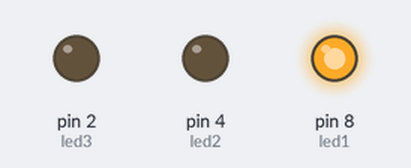
The sketch below on a simulated Arduino Uno, built with avr-gcc and run on an emulated ATmega328P. Parts: output pins drawn as LEDs (lit = HIGH).

Above: at 0.5 s.
At 2.5 s:
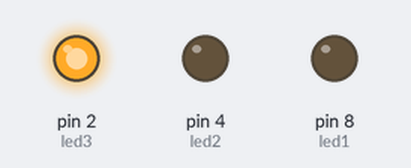
At 3.5 s:
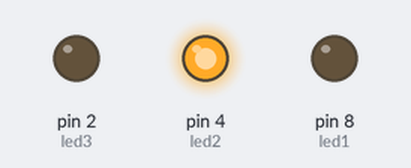
Timing chart, 0 to 5.2 s (numbered marks = the images above):
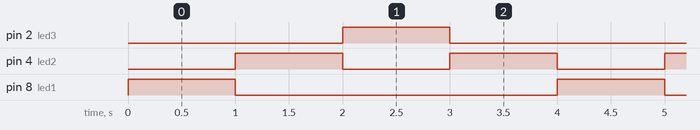

Measured:
- by itself, pin 2 (led3), pin 8 (led1): alternates HIGH for 1.0 s and LOW for 3.0 s
- by itself, pin 4 (led2): alternates HIGH for 1.0 s and LOW for 1.0 s
- by itself, everything shown: repeats every 4.0 s, in 4 steps

The sketch:

TRAFFIC_LIGHT.ino
```cpp
const int led1=8;
const int led2=4;
const int led3=2;
void setup() {
  pinMode(led1,OUTPUT);
  pinMode(led2,OUTPUT);
  pinMode(led3,OUTPUT);
}
void loop() {
  digitalWrite(led1,HIGH);
  digitalWrite(led2,LOW);
  digitalWrite(led3,LOW);
  delay(1000);
  digitalWrite(led1,LOW);
  digitalWrite(led2,HIGH);
  digitalWrite(led3,LOW);
  delay(1000);
  digitalWrite(led1,LOW);
  digitalWrite(led2,LOW);
  digitalWrite(led3,HIGH);
  delay(1000);
  digitalWrite(led1,LOW);
  digitalWrite(led2,HIGH);
  digitalWrite(led3,LOW);
  delay(1000);


}
```
